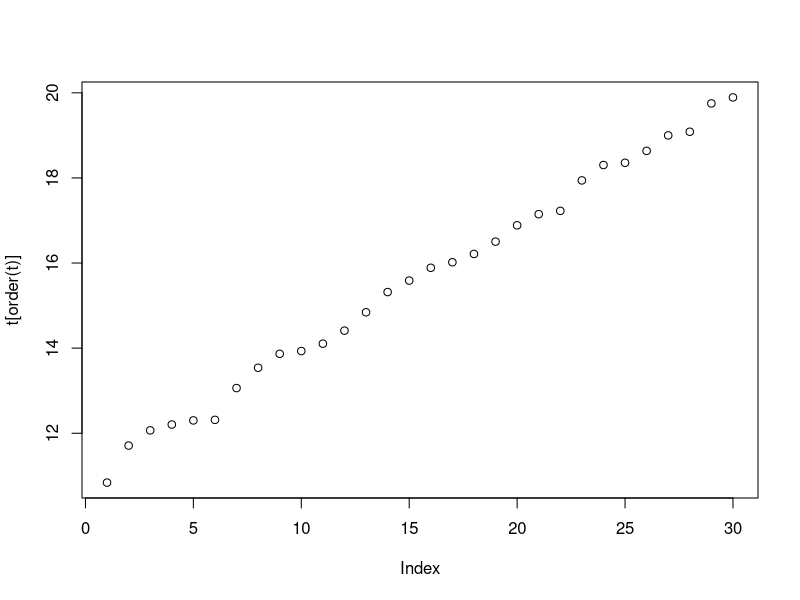

The R source for this figure: (Note: this script raises an error after producing the figure.)
# rep, seq ####
rep(1, times=3)
rep(LETTERS[1:3], times=3)
rep(LETTERS[1:3], each=3)
rep(c("I","am"), times=2, length.out=7)

data.frame(cumtomer=rep(c('김일수','김이수'), each=2),
           menu=rep(c('짜장','짬뽕'), times=2))

-3:5
5.5:-4.5
seq(5.5:-4.5)
seq(from=1, to=10, by=0.5)
seq(5.4, -4.5, length.out = 10)

# runif, sample ####
runif(20)
t=runif(n=30, min=10, max=20)
t
plot(t[order(t)])

sample(1:5, size=3)
sample(1:5, size = 30, replace = T)
set.seed(100); sample(1:5, size = 3)

data[sample(1:nrow(data), size = 5),]
data[sample(1:nrow(data), size = 5, replace = F),]

data$c1 = sample(c('AA','BB'), size=nrow(data), replace = T)
cat(nrow(data), nrow(data[data$c1 == "AA",]))
data$c1 = sample(c('AA','BB'), size = nrow(data), replace = T, prob = c(0.5, 0.5))
cat(nrow(data), nrow(data[data$c1 == "AA",]))

# set.seed ####
set.seed(255)
sample(1:100,10)

smdt = data.frame(stuno = 1:5,
                  Korean = sample(60:100, 5),
                  English = sample((5:10)*10,5),
                  Math = sample(50:100, 5))
smdt

# 문자열 함수 ####
s = "abc,efg,abc"
nchar(s)
toupper(s)

substr(s, 1, 5)
strsplit(s, ',')
sub('abc', 'ttt', s)
gsub('abc', 'ttt', s)

s = "first\tsecond\nthird"
print(s)
cat(s)

paste('aaa-bbb','ccc-ddd', sep='**')
paste(data[1:3,'반'], collapse = '**')
paste(data[1:3,'반'])

outer(month.abb, 2011:2020, paste, sep='_')
outer(LETTERS, 2010:2020, paste0)

grep(pattern='3(.*)1', x=data$학번, value = T)

# 시간 함수 #####
install.packages('lubridate')
library(lubridate)

as.Date('2019-03-04 09:12')
dt1 = as.POSIXct('2019-03-04 09:12')

seq(dt1, as.POSIXct('2019-04-01'), by='day')
seq(dt1, as.POSIXct('2019-04-01'), by='2 hour')
seq(dt1, as.POSIXct('2019-04-01 23:59'), by='min')

ymd('2019/02/28')
mdy('03152019')
dmy('12052019')

year(dt1)
quarter(dt1)
days_in_month(1:12)
ddays(10)
dhours(50)
duration(1000)
round(as.POSIXct('2019-03-05 18:39:45'),'min')

# for ####
for (i in 1:3){print(i)}
for (r in i:nrow(data)) {print(data[r,'scout'])}

while(i < 10){ print(i); i = i + 1}

i = 0
while(TRUE){
  i = i + 1
  if (i %% 2 == 0) next
  if ( i > 10) break
  print(i)
}

# 할당 연산자 ####
x = 10
fn_for = function(n) {
  x = 0
  for (i in 1:n) {
    # x = x + i
    x <<- x + i
  }
  print(paste("x =", x))
}

fn_for(x <- 20)
x


# apply ####
apply(smdt[ ,2:4], MARGIN = 1, FUN = mean)
apply(smdt[ ,2:4], MARGIN = 2, FUN = mean)
apply(smdt[ ,2:4], MARGIN = 2, FUN = quantile)

lapply(smdt[ ,2:4], FUN = mean)
unlist(lapply(smdt[ ,2:4], FUN = mean))

sapply(smdt[ ,2:4], FUN = mean, simplify = T)
vapply(smdt[ ,2:4], FUN = mean, FUN.VALUE = '')


# reshape2 - melt, dcast ####
library('reshape2')

dfsum = cbind( data.frame(no=1:4, year=2016:2019), 
               matrix(round(runif(16), 3) * 1000, ncol=4, dimnames = list(NULL, paste0('Q', 1:4))) )
dfsum
melt(data = dfsum[, 2:6], id.vars = "year")
meltsum = melt(dfsum[ ,2:6], id.vars = "year", variable.name = "Sales")               

dcast(meltsum, Sales~year, value.var = "value")


# try this ####

#1 data$group 컬럼에 A조~C조 랜덤으로 160명씩 고르게 분포시키시오.
data$c1 = sample(rep(LETTERS[1:3], times=3, length.out=nrow(data)), size=nrow(data), replace=F)
cat(nrow(data), nrow(data[data$c1 == "C",]))
cat(nrow(data), nrow(data[data$c1 == "B",]))
cat(nrow(data), nrow(data[data$c1 == "A",]))
table(data$c1)

#2 fibonacci.R 파일을 작성하고 console에서 실행하시오.
#fibonacci.R

#3 apply를 이용하여 smdt에 과목별 (총)평균점수 행을 추가하고, 총점과 평균 변수(컬럼)을 추가하시오.

smdt
smdtmean = apply(smdt[, 2:4], MARGIN = 2, FUN = mean)
smdtmean
smdt1 = rbind(smdt, c(6, smdtmean))
smdt1$total = apply(smdt1[, 2:4], MARGIN = 1, FUN = sum)
smdt1$avg = apply(smdt1[, 2:4], MARGIN = 1, FUN = mean)
smdt1[smdt1$stuno == 6 ,]$stuno = "계"
smdt1


#4 2016~2019년 연도별 1월(Jan) ~ 12월(Dec) 매출액 데이터 `no year Jan Feb … Dec` 형태로 만든 다음, 아래와 같이 출력하시오.
dfsum = cbind( data.frame(no=1:4, year=2016:2019), 
               matrix(round(runif(48), 3) * 10000, ncol=12, dimnames = list(NULL, month.abb)) )

meltsum = melt(dfsum[ ,2:14], id.vars = "year", variable.name = "month", value.name = "saleamt") 
meltsum
